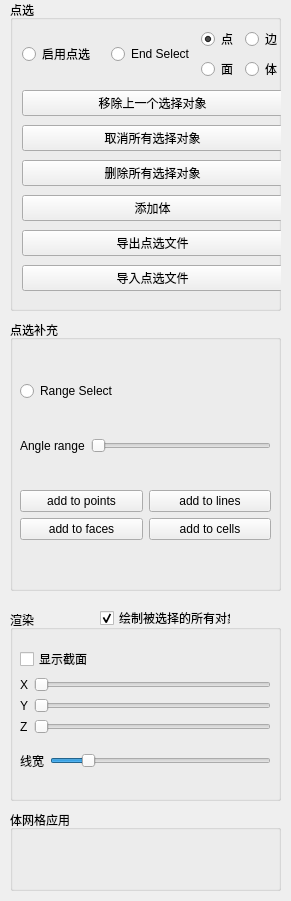
            <widget class="QWidget" name="scrollAreaWidgetContents">
             <property name="geometry">
              <rect>
               <x>0</x>
               <y>0</y>
               <width>291</width>
               <height>901</height>
              </rect>
             </property>
             <widget class="QGroupBox" name="groupBox_4">
              <property name="geometry">
               <rect>
                <x>10</x>
                <y>0</y>
                <width>271</width>
                <height>311</height>
               </rect>
              </property>
              <property name="title">
               <string>点选</string>
              </property>
              <widget class="QWidget" name="layoutWidget">
               <property name="geometry">
                <rect>
                 <x>12</x>
                 <y>24</y>
                 <width>261</width>
                 <height>277</height>
                </rect>
               </property>
               <layout class="QVBoxLayout" name="verticalLayout_5">
                <item>
                 <layout class="QHBoxLayout" name="horizontalLayout_10">
                  <item>
                   <widget class="QRadioButton" name="ckbEnablePick">
                    <property name="text">
                     <string>启用点选</string>
                    </property>
                   </widget>
                  </item>
                  <item>
                   <widget class="QRadioButton" name="EndSelectRadioButton">
                    <property name="text">
                     <string>End Select</string>
                    </property>
                   </widget>
                  </item>
                  <item>
                   <layout class="QVBoxLayout" name="verticalLayout_8">
                    <item>
                     <layout class="QHBoxLayout" name="horizontalLayout_8">
                      <item>
                       <widget class="QRadioButton" name="rtnPoint">
                        <property name="text">
                         <string>点</string>
                        </property>
                        <property name="checked">
                         <bool>true</bool>
                        </property>
                       </widget>
                      </item>
                      <item>
                       <widget class="QRadioButton" name="rtnEdge">
                        <property name="text">
                         <string>边</string>
                        </property>
                       </widget>
                      </item>
                     </layout>
                    </item>
                    <item>
                     <layout class="QHBoxLayout" name="horizontalLayout_9">
                      <item>
                       <widget class="QRadioButton" name="rtnFace">
                        <property name="text">
                         <string>面</string>
                        </property>
                       </widget>
                      </item>
                      <item>
                       <widget class="QRadioButton" name="rtnCell">
                        <property name="text">
                         <string>体</string>
                        </property>
                        <property name="checkable">
                         <bool>true</bool>
                        </property>
                        <property name="checked">
                         <bool>false</bool>
                        </property>
                       </widget>
                      </item>
                     </layout>
                    </item>
                   </layout>
                  </item>
                 </layout>
                </item>
                <item>
                 <widget class="QPushButton" name="btn_pick_remove_one">
                  <property name="text">
                   <string>移除上一个选择对象</string>
                  </property>
                 </widget>
                </item>
                <item>
                 <widget class="QPushButton" name="btn_pick_remove_all">
                  <property name="text">
                   <string>取消所有选择对象</string>
                  </property>
                 </widget>
                </item>
                <item>
                 <widget class="QPushButton" name="btn_delete_pick">
                  <property name="text">
                   <string>删除所有选择对象</string>
                  </property>
                 </widget>
                </item>
                <item>
                 <widget class="QPushButton" name="btn_add_cell">
                  <property name="text">
                   <string>添加体</string>
                  </property>
                 </widget>
                </item>
                <item>
                 <widget class="QPushButton" name="btnSavePickItem">
                  <property name="text">
                   <string>导出点选文件</string>
                  </property>
                 </widget>
                </item>
                <item>
                 <widget class="QPushButton" name="btnLoadPickItem">
                  <property name="text">
                   <string>导入点选文件</string>
                  </property>
                 </widget>
                </item>
               </layout>
              </widget>
             </widget>
             <widget class="QGroupBox" name="groupBox_2">
              <property name="geometry">
               <rect>
                <x>10</x>
                <y>610</y>
                <width>271</width>
                <height>191</height>
               </rect>
              </property>
              <property name="title">
               <string>渲染</string>
              </property>
              <widget class="QWidget" name="layoutWidget">
               <property name="geometry">
                <rect>
                 <x>10</x>
                 <y>25</y>
                 <width>251</width>
                 <height>149</height>
                </rect>
               </property>
               <layout class="QVBoxLayout" name="verticalLayout_6">
                <item>
                 <layout class="QVBoxLayout" name="verticalLayout_7">
                  <item>
                   <widget class="QCheckBox" name="ckbCutPlane">
                    <property name="text">
                     <string>显示截面</string>
                    </property>
                   </widget>
                  </item>
                  <item>
                   <layout class="QVBoxLayout" name="verticalLayout_3">
                    <item>
                     <layout class="QHBoxLayout" name="horizontalLayout_4">
                      <item>
                       <widget class="QLabel" name="label">
                        <property name="text">
                         <string>X</string>
                        </property>
                       </widget>
                      </item>
                      <item>
                       <widget class="QSlider" name="cutPlaneX">
                        <property name="orientation">
                         <enum>Qt::Horizontal</enum>
                        </property>
                       </widget>
                      </item>
                     </layout>
                    </item>
                    <item>
                     <layout class="QHBoxLayout" name="horizontalLayout_5">
                      <item>
                       <widget class="QLabel" name="label_3">
                        <property name="text">
                         <string>Y</string>
                        </property>
                       </widget>
                      </item>
                      <item>
                       <widget class="QSlider" name="cutPlaneY">
                        <property name="orientation">
                         <enum>Qt::Horizontal</enum>
                        </property>
                       </widget>
                      </item>
                     </layout>
                    </item>
                    <item>
                     <layout class="QHBoxLayout" name="horizontalLayout_6">
                      <item>
                       <widget class="QLabel" name="label_4">
                        <property name="text">
                         <string>Z</string>
                        </property>
                       </widget>
                      </item>
                      <item>
                       <widget class="QSlider" name="cutPlaneZ">
                        <property name="orientation">
                         <enum>Qt::Horizontal</enum>
                        </property>
                       </widget>
                      </item>
                     </layout>
                    </item>
                   </layout>
                  </item>
                 </layout>
                </item>
                <item>
                 <layout class="QHBoxLayout" name="horizontalLayout_3">
                  <item>
                   <widget class="QLabel" name="meshline_label">
                    <property name="text">
                     <string>线宽</string>
                    </property>
                   </widget>
                  </item>
                  <item>
                   <widget class="QSlider" name="meshline_width">
                    <property name="value">
                     <number>15</number>
                    </property>
                    <property name="orientation">
                     <enum>Qt::Horizontal</enum>
                    </property>
                   </widget>
                  </item>
                 </layout>
                </item>
               </layout>
              </widget>
              <widget class="QCheckBox" name="ckbDrawSelectedAll">
               <property name="geometry">
                <rect>
                 <x>90</x>
                 <y>0</y>
                 <width>131</width>
                 <height>16</height>
                </rect>
               </property>
               <property name="text">
                <string>绘制被选择的所有对象</string>
               </property>
               <property name="checked">
                <bool>true</bool>
               </property>
              </widget>
             </widget>
             <widget class="QGroupBox" name="groupBox_3">
              <property name="geometry">
               <rect>
                <x>10</x>
                <y>320</y>
                <width>271</width>
                <height>271</height>
               </rect>
              </property>
              <property name="title">
               <string>点选补充</string>
              </property>
              <widget class="QWidget" name="verticalLayoutWidget">
               <property name="geometry">
                <rect>
                 <x>10</x>
                 <y>30</y>
                 <width>251</width>
                 <height>221</height>
                </rect>
               </property>
               <layout class="QVBoxLayout" name="verticalLayout_10">
                <item>
                 <widget class="QRadioButton" name="isRangeSelectRadioButton">
                  <property name="text">
                   <string>Range Select</string>
                  </property>
                 </widget>
                </item>
                <item>
                 <layout class="QHBoxLayout" name="horizontalLayout_2">
                  <item>
                   <widget class="QLabel" name="label_14">
                    <property name="text">
                     <string>Angle range</string>
                    </property>
                   </widget>
                  </item>
                  <item>
                   <widget class="QSlider" name="AngleRangeSlider">
                    <property name="orientation">
                     <enum>Qt::Horizontal</enum>
                    </property>
                   </widget>
                  </item>
                 </layout>
                </item>
                <item>
                 <layout class="QGridLayout" name="gridLayout_6">
                  <item row="1" column="0">
                   <widget class="QPushButton" name="AddRangeFacePushButton">
                    <property name="text">
                     <string>add to faces</string>
                    </property>
                   </widget>
                  </item>
                  <item row="0" column="1">
                   <widget class="QPushButton" name="AddRangeLinePushButton">
                    <property name="text">
                     <string>add to lines</string>
                    </property>
                   </widget>
                  </item>
                  <item row="1" column="1">
                   <widget class="QPushButton" name="AddRangeCellPushButton">
                    <property name="text">
                     <string>add to cells</string>
                    </property>
                   </widget>
                  </item>
                  <item row="0" column="0">
                   <widget class="QPushButton" name="AddRangePointPushButton">
                    <property name="text">
                     <string>add to points</string>
                    </property>
                   </widget>
                  </item>
                 </layout>
                </item>
               </layout>
              </widget>
             </widget>
             <widget class="QGroupBox" name="HexMeshApplication">
              <property name="geometry">
               <rect>
                <x>10</x>
                <y>810</y>
                <width>271</width>
                <height>81</height>
               </rect>
              </property>
              <property name="title">
               <string>体网格应用</string>
              </property>
              <widget class="QWidget" name="verticalLayoutWidget_4">
               <property name="geometry">
                <rect>
                 <x>9</x>
                 <y>29</y>
                 <width>251</width>
                 <height>41</height>
                </rect>
               </property>
               <layout class="QVBoxLayout" name="verticalLayout_16"/>
              </widget>
             </widget>
             <zorder>groupBox_3</zorder>
             <zorder>groupBox_4</zorder>
             <zorder>groupBox_2</zorder>
             <zorder>HexMeshApplication</zorder>
            </widget>
